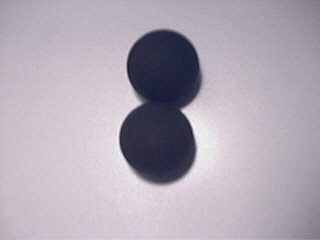
//> input picture javacv/samples/BlackBalls.jpg, 320 x 240 px
$ ./Candy ../../../javacv/samples/BlackBalls.jpg out.png   (built with g++ and OpenCV 4)
//> lines starting //> are read from the running program, lines starting //| are printed output that depends on the picture; after the words box and inside, x2 and y2 are one past the last pixel; in counts of white or black regions, pixels touching at a corner belong together
#include "cv.h"
#include "cxcore.h"
#include "highgui.h"

int main( int argc, char** argv )
{
	char *iamgePath = argv[1];
	char *savePath = argv[2];

	IplImage* pImg = NULL;
	IplImage* pCannyImg = NULL;

	//载入图像，强制转化为Gray
	pImg = cvLoadImage( iamgePath, 0);///home/wangjz/Desktop/1.jpg
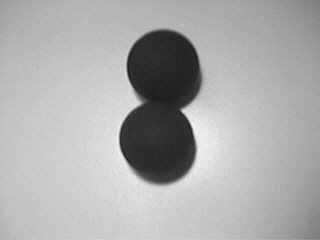
//> pImg: 240 rows x 320 cols, CV_8UC1; min 26, max 248, mean 171.9
	//为canny边缘图像申请空间
	pCannyImg = cvCreateImage(cvGetSize(pImg), IPL_DEPTH_8U, 1);
	//canny边缘检测
	cvCanny(pImg, pCannyImg, 50, 150, 3);
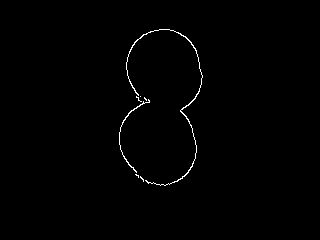
//> pCannyImg: 240 rows x 320 cols, CV_8UC1; 0.67% white in thin lines or dots, all inside (x1, y1, x2, y2) = (119, 29, 203, 186)
	// [11 lines of commented-out code are left out]

	cvSaveImage(savePath,pCannyImg);

	//释放图像
	cvReleaseImage( &pImg );
	cvReleaseImage( &pCannyImg );

	return 0;
}//wangjz@wangjz-laptop:~/workspace/OpencvTest/Debug$ ./OpencvTest /home/wangjz/Desktop/1.jpg
//~/workspace/OpencvTest/Debug$ ./OpencvTest /home/wangjz/Desktop/1.jpg /home/wangjz/Desktop/1_.jpg
